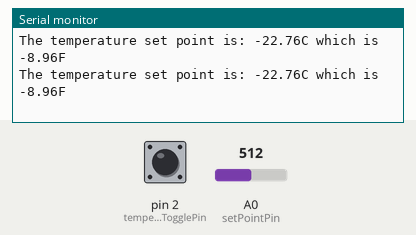
Simulated run of this sketch. Board: Arduino Uno, built with avr-gcc and run on an emulated ATmega328P. On the bench: the last lines printed to the serial monitor. Inputs (shaded band) come from the test bench; at power-on: pin 2 (temperatureTogglePin) LOW, A0 (setPointPin) = 512.

Above: at 1.8 s.
1.9 s: pin 2 (temperatureTogglePin) driven HIGH
At 2.8 s:
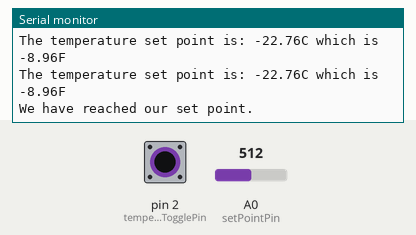
3.5 s: A0 (setPointPin) set to 716
At 4.4 s:
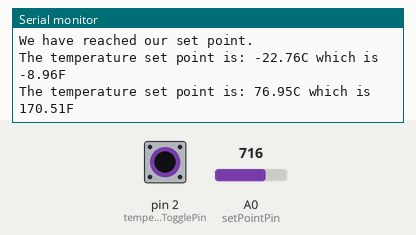
5.0 s: A0 (setPointPin) set to 900
At 5.8 s:
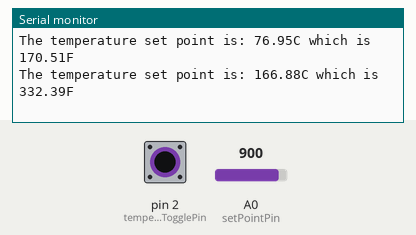
6.5 s: pin 2 (temperatureTogglePin) pulsed LOW 2 times (0.12 s each, 0.3 s apart)
At 7.8 s:
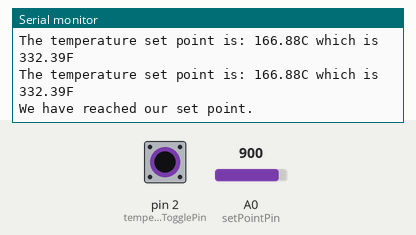
Timing chart, 0 to 9.5 s (numbered marks = the images above; inputs shaded):
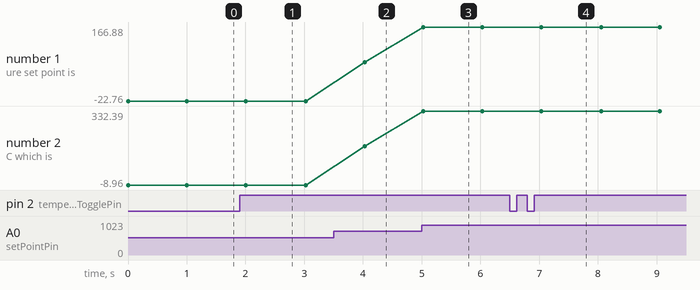

The sketch:

comparator_interrupt.ino
```cpp
 /*
  * This circuit is designed to toggle between a HIGH signal and a LOW
  * based on the current temperature in the room.  The potentiometer
  * and the resistor are used to divide the 5v signal into two values
  * giving us the comparison we need to trigger the comparator output.
  * 2.73v is 0°C so to get the comparator to trigger we will want
  * to ensure that there is 2.73v + X across the potentiometer where
  * X is the temperature we want to toggle on.
  * The temperaturePin (now called setPointPin) will again read in the
  * temperature however it will actually be the voltage across the
  * potentiometer so we can use that as our setpoint.
  * The temperatureTogglePin will be used to determine if we are above
  * or below our target temperature.
  */
 const int setPointPin = 0;
 const int temperatureTogglePin = 2;  // Use the interrupt attached to digital pin 2
 const float baseVoltage = 2.730f; /* 2.730V at 0°C */
 const float voltageReference = 5.0f;
 const float maxSampleCount = 1023.0f;
 const float CtoFConversion = 9.0f / 5.0f;
 const float FtoCConversion = 5.0f / 9.0f;
 const float CtoFDelta = 32.0f;
 volatile boolean setPointReached = false;

 /*
  * Method declarations
  */
  float getTemperature(float temperatureVoltage);
  float convertTemperatureToF(float temperatureInCelsius);
  float convertTemperatureToC(float temperatureInFahrenheit);

 /*
  * Interrupt declarations
  */
  void TemperatureTrigger();


 /*
  * getTemperature - determines the temperature in celsius based on the
  *         incoming voltage value assuming 2.73v equals 0°C
  *
  * Params - temperatureVoltage - the incoming voltage representing the temperature
  *
  * Returns - float - the actual temperature in celsius based on the incoming voltage
  */
 float getTemperature(float temperatureVoltage)
 {
   float currentTemperature = 0.0f;

   // From the datasheet, every 10 mv is equal to 1 °K - 0°C is 273°K equal to 2.73v
   // Temperature is scaled by 100 to bring it into the celsius scale from kelvin
   currentTemperature = (temperatureVoltage - baseVoltage) * 100;

   return currentTemperature;
 }

 /*
  * convertTemperatureToF - converts the tempertature from celsius to fahrenheit
  *
  * Params - temperatureInCelsius - the incoming temperature in celsius
  *
  * Returns - float - the temperature expressed in fahrenheit
  */
 float convertTemperatureToF(float temperatureInCelsius)
 {
   float convertedTemperature = 0.0f;

   convertedTemperature = (temperatureInCelsius * CtoFConversion) + CtoFDelta;

   return convertedTemperature;
 }

 /*
  * convertTemperatureToC - converts the tempertature from fahrenheit to celsius
  *
  * Params - temperatureInCelsius - the incoming temperature in fahrenheit
  *
  * Returns - float - the temperature expressed in celsius
  */
 float convertTemperatureToC(float temperatureInFahrenheit)
 {
   float convertedTemperature = 0.0f;

   convertedTemperature = (temperatureInFahrenheit - CtoFDelta) * FtoCConversion;

   return convertedTemperature;
 }

 /*
  * TemperatureTrigger - is triggered by an interrupt when
  *                      the temperature setpoint is reached.
  *
  * Params - none
  *
  * Returns - none
  */
void TemperatureTrigger()
{
  setPointReached = true;
}

 /*
  * Setup - main configuration point of our sketch to configure
  *         the Arduino for serial communications and interrupt usage.
  *
  * Note:  We will be using the rising edge of the interrupt to trigger
  *
  * Params - none
  *
  * Returns - nothing
  */
 void setup()
 {
   attachInterrupt(0, TemperatureTrigger, RISING);
   Serial.begin(9600);
 }

 /*
  * loop - main method which will be called each time the
  *        Arduino goes through its main loop to read the
  *        setPoint temperature value abd check our digital
  *        input pin to see if it is high or not.
  *
  * Params - none
  *
  * Returns - nothing
  */
 void loop()
 {
   int    rawSetPointValue = 0;
   float  setPointVoltage = 0.0f;
   float  temperatureSetPoint = 0.0f;

   // Read in the temperature value which will be in a range from 0 to 1023
   rawSetPointValue = analogRead(setPointPin);

   // Convert our incoming voltage representation to a value we can utilize
   setPointVoltage = ((float)rawSetPointValue * voltageReference) / maxSampleCount;

   // We now have the current temperature expressed in celsius
   temperatureSetPoint = getTemperature(setPointVoltage);

   // Print out the current setpoint temperature in both C and F
   Serial.print("The temperature set point is: ");
   Serial.print(temperatureSetPoint);
   Serial.print("C which is ");
   Serial.print(convertTemperatureToF(temperatureSetPoint));
   Serial.println("F");

   if (setPointReached == true)
   {
     Serial.println("We have reached our set point.");
     setPointReached = false;
   }
   // Rest for a second and read the current setpoint temperature
   delay(1000);
 }
```

Measured:
- after the input at 1.9 s, the serial monitor: prints a new line after 0.16 s (image 1)
- after the input at 3.5 s, the serial monitor: prints a new line after 0.53 s (image 2)
- after the input at 5.0 s, the serial monitor: prints a new line at once (image 3)
- after the input at 6.5 s, the serial monitor: prints a new line after 0.59 s (image 4)
- plotted number 1: -22.76 → 76.95 after the input at 3.5 s, 76.95 → 166.88 after the input at 5.0 s
- plotted number 2: -8.96 → 170.51 after the input at 3.5 s, 170.51 → 332.39 after the input at 5.0 s
